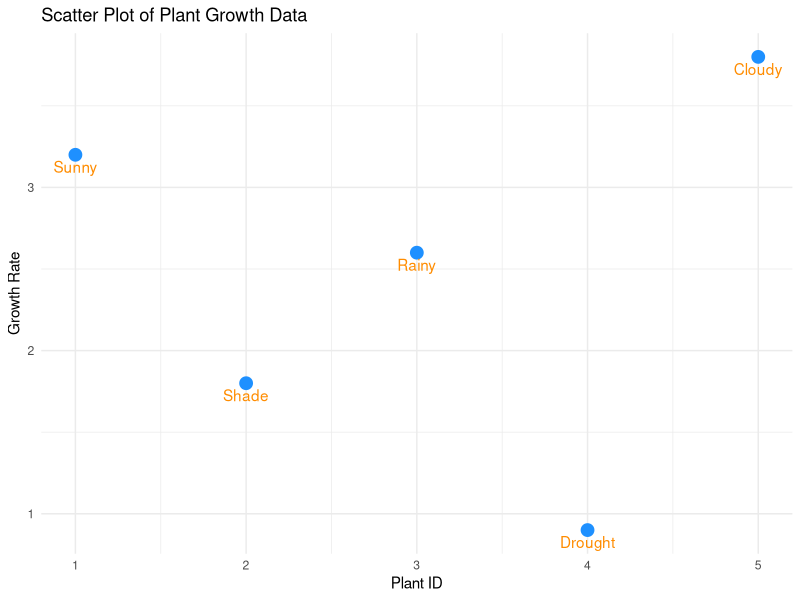

Reproduce this figure in R.
# Step 1: Install ggplot2 (only once)
install.packages("ggplot2")

# Step 2: Load library
library(ggplot2)

# Step 3: Create dataset
plant_data <- data.frame(
  Plant_ID = c(1, 2, 3, 4, 5),
  Growth_Rate = c(3.2, 1.8, 2.6, 0.9, 3.8),
  Condition_Label = c("Sunny", "Shade", "Rainy", "Drought", "Cloudy")
)

# Step 4: Create scatter plot
ggplot(plant_data, aes(x = Plant_ID, y = Growth_Rate)) +
  geom_point(color = "dodgerblue", size = 4) +
  geom_text(aes(label = Condition_Label),
            vjust = 1.5,
            color = "darkorange") +
  labs(
    title = "Scatter Plot of Plant Growth Data",
    x = "Plant ID",
    y = "Growth Rate"
  ) +
  theme_minimal()
